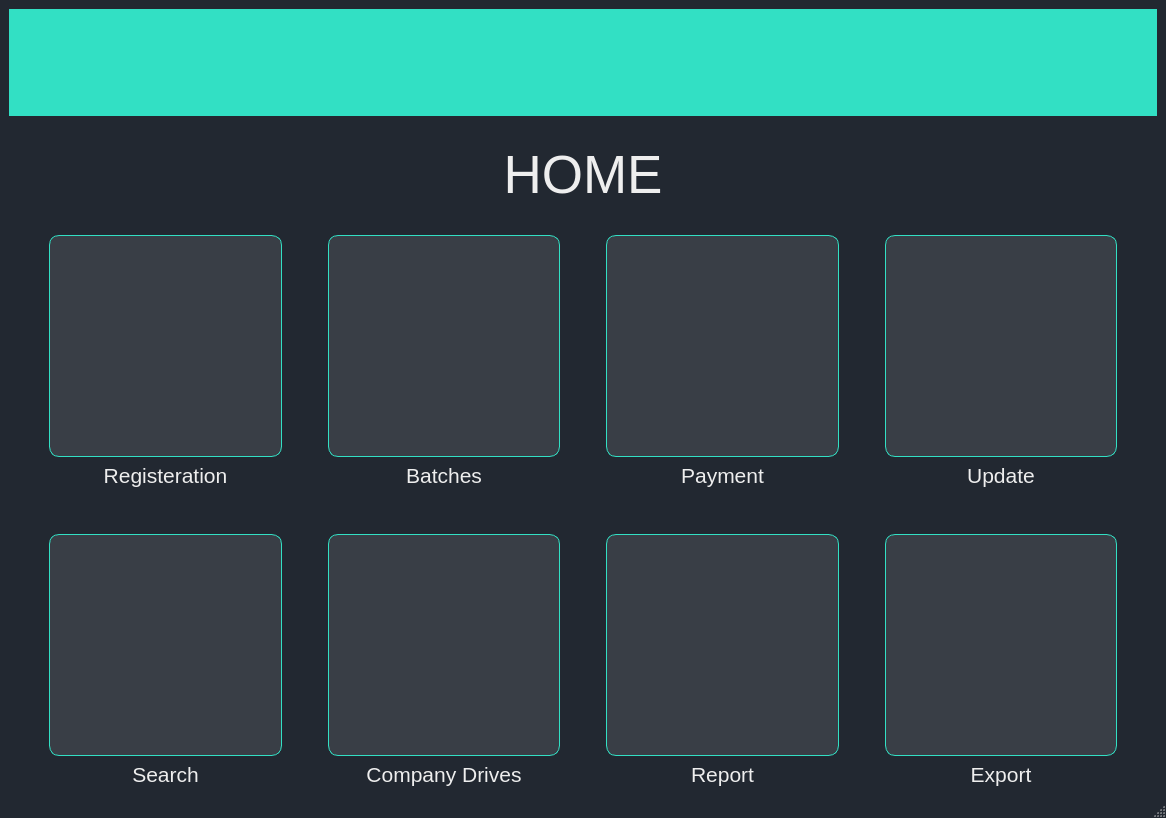
<?xml version="1.0" encoding="UTF-8"?>
<ui version="4.0">
 <class>MainWindow</class>
 <widget class="QMainWindow" name="MainWindow">
  <property name="geometry">
   <rect>
    <x>0</x>
    <y>0</y>
    <width>1166</width>
    <height>818</height>
   </rect>
  </property>
  <property name="windowTitle">
   <string>MainWindow</string>
  </property>
  <property name="autoFillBackground">
   <bool>false</bool>
  </property>
  <property name="styleSheet">
   <string notr="true">QMainWindow
{
background-color: #222831;
}
QPushButton{
color:#ffffff;
width: 220px;
height: 220px;
border-radius: 10px;
background-color: #393e46;
border: 1px solid #32e0c4;
}

QPushButton:Hover{
background-color:#32e0c4;
}</string>
  </property>
  <widget class="QWidget" name="centralwidget">
   <layout class="QGridLayout" name="gridLayout">
    <item row="0" column="0">
     <layout class="QVBoxLayout" name="verticalLayout_10">
      <item>
       <widget class="QLabel" name="label">
        <property name="enabled">
         <bool>true</bool>
        </property>
        <property name="styleSheet">
         <string notr="true">background-color: #32e0c4;
image: url(:/img/BITS png.png);
width: 1047px;
height: 188px;</string>
        </property>
        <property name="text">
         <string/>
        </property>
       </widget>
      </item>
      <item>
       <widget class="QLabel" name="label_10">
        <property name="font">
         <font>
          <family>Segoe UI</family>
          <pointsize>40</pointsize>
         </font>
        </property>
        <property name="mouseTracking">
         <bool>true</bool>
        </property>
        <property name="styleSheet">
         <string notr="true">color: rgb(50, 224, 196);
color: rgb(238, 238, 238);</string>
        </property>
        <property name="text">
         <string>&lt;html&gt;&lt;head/&gt;&lt;body&gt;&lt;p align=&quot;center&quot;&gt;HOME&lt;/p&gt;&lt;/body&gt;&lt;/html&gt;</string>
        </property>
       </widget>
      </item>
     </layout>
    </item>
    <item row="1" column="0">
     <layout class="QVBoxLayout" name="verticalLayout_9">
      <item>
       <layout class="QHBoxLayout" name="horizontalLayout">
        <item>
         <spacer name="horizontalSpacer_7">
          <property name="orientation">
           <enum>Qt::Horizontal</enum>
          </property>
          <property name="sizeType">
           <enum>QSizePolicy::Minimum</enum>
          </property>
          <property name="sizeHint" stdset="0">
           <size>
            <width>40</width>
            <height>20</height>
           </size>
          </property>
         </spacer>
        </item>
        <item>
         <layout class="QVBoxLayout" name="verticalLayout">
          <item>
           <widget class="QPushButton" name="registeration">
            <property name="font">
             <font>
              <pointsize>12</pointsize>
             </font>
            </property>
            <property name="cursor">
             <cursorShape>PointingHandCursor</cursorShape>
            </property>
            <property name="toolTip">
             <string>New Registeration</string>
            </property>
            <property name="styleSheet">
             <string notr="true"/>
            </property>
            <property name="text">
             <string/>
            </property>
            <property name="icon">
             <iconset resource="hi.qrc">
              <normaloff>:/img/add.png</normaloff>:/img/add.png</iconset>
            </property>
            <property name="iconSize">
             <size>
              <width>60</width>
              <height>60</height>
             </size>
            </property>
           </widget>
          </item>
          <item>
           <widget class="QLabel" name="label_2">
            <property name="font">
             <font>
              <pointsize>12</pointsize>
             </font>
            </property>
            <property name="styleSheet">
             <string notr="true">color: rgb(238, 238, 238);</string>
            </property>
            <property name="text">
             <string>&lt;html&gt;&lt;head/&gt;&lt;body&gt;&lt;p&gt;&lt;span style=&quot; font-size:16pt;&quot;&gt;Registeration&lt;/span&gt;&lt;/p&gt;&lt;/body&gt;&lt;/html&gt;</string>
            </property>
            <property name="alignment">
             <set>Qt::AlignCenter</set>
            </property>
           </widget>
          </item>
         </layout>
        </item>
        <item>
         <spacer name="horizontalSpacer">
          <property name="orientation">
           <enum>Qt::Horizontal</enum>
          </property>
          <property name="sizeType">
           <enum>QSizePolicy::Minimum</enum>
          </property>
          <property name="sizeHint" stdset="0">
           <size>
            <width>40</width>
            <height>20</height>
           </size>
          </property>
         </spacer>
        </item>
        <item>
         <layout class="QVBoxLayout" name="verticalLayout_2">
          <item>
           <widget class="QPushButton" name="Batches">
            <property name="font">
             <font>
              <pointsize>12</pointsize>
             </font>
            </property>
            <property name="cursor">
             <cursorShape>PointingHandCursor</cursorShape>
            </property>
            <property name="styleSheet">
             <string notr="true"/>
            </property>
            <property name="text">
             <string/>
            </property>
            <property name="icon">
             <iconset resource="hi.qrc">
              <normaloff>:/img/batch.png</normaloff>:/img/batch.png</iconset>
            </property>
            <property name="iconSize">
             <size>
              <width>60</width>
              <height>60</height>
             </size>
            </property>
           </widget>
          </item>
          <item>
           <widget class="QLabel" name="label_3">
            <property name="font">
             <font>
              <pointsize>12</pointsize>
             </font>
            </property>
            <property name="styleSheet">
             <string notr="true">color: rgb(238, 238, 238);</string>
            </property>
            <property name="text">
             <string>&lt;html&gt;&lt;head/&gt;&lt;body&gt;&lt;p&gt;&lt;span style=&quot; font-size:16pt;&quot;&gt;Batches&lt;/span&gt;&lt;/p&gt;&lt;/body&gt;&lt;/html&gt;</string>
            </property>
            <property name="alignment">
             <set>Qt::AlignCenter</set>
            </property>
           </widget>
          </item>
         </layout>
        </item>
        <item>
         <spacer name="horizontalSpacer_2">
          <property name="orientation">
           <enum>Qt::Horizontal</enum>
          </property>
          <property name="sizeType">
           <enum>QSizePolicy::Minimum</enum>
          </property>
          <property name="sizeHint" stdset="0">
           <size>
            <width>40</width>
            <height>20</height>
           </size>
          </property>
         </spacer>
        </item>
        <item>
         <layout class="QVBoxLayout" name="verticalLayout_3">
          <item>
           <widget class="QPushButton" name="Payment">
            <property name="font">
             <font>
              <pointsize>12</pointsize>
             </font>
            </property>
            <property name="cursor">
             <cursorShape>PointingHandCursor</cursorShape>
            </property>
            <property name="styleSheet">
             <string notr="true"/>
            </property>
            <property name="text">
             <string/>
            </property>
            <property name="icon">
             <iconset resource="hi.qrc">
              <normaloff>:/img/payment.png</normaloff>:/img/payment.png</iconset>
            </property>
            <property name="iconSize">
             <size>
              <width>60</width>
              <height>60</height>
             </size>
            </property>
           </widget>
          </item>
          <item>
           <widget class="QLabel" name="label_4">
            <property name="font">
             <font>
              <pointsize>12</pointsize>
             </font>
            </property>
            <property name="styleSheet">
             <string notr="true">color: rgb(238, 238, 238);</string>
            </property>
            <property name="text">
             <string>&lt;html&gt;&lt;head/&gt;&lt;body&gt;&lt;p&gt;&lt;span style=&quot; font-size:16pt;&quot;&gt;Payment&lt;/span&gt;&lt;/p&gt;&lt;/body&gt;&lt;/html&gt;</string>
            </property>
            <property name="alignment">
             <set>Qt::AlignCenter</set>
            </property>
           </widget>
          </item>
         </layout>
        </item>
        <item>
         <spacer name="horizontalSpacer_3">
          <property name="orientation">
           <enum>Qt::Horizontal</enum>
          </property>
          <property name="sizeType">
           <enum>QSizePolicy::Minimum</enum>
          </property>
          <property name="sizeHint" stdset="0">
           <size>
            <width>40</width>
            <height>20</height>
           </size>
          </property>
         </spacer>
        </item>
        <item>
         <layout class="QVBoxLayout" name="verticalLayout_4">
          <item>
           <widget class="QPushButton" name="Update">
            <property name="font">
             <font>
              <pointsize>12</pointsize>
             </font>
            </property>
            <property name="cursor">
             <cursorShape>PointingHandCursor</cursorShape>
            </property>
            <property name="styleSheet">
             <string notr="true"/>
            </property>
            <property name="text">
             <string/>
            </property>
            <property name="icon">
             <iconset resource="hi.qrc">
              <normaloff>:/img/update.png</normaloff>:/img/update.png</iconset>
            </property>
            <property name="iconSize">
             <size>
              <width>60</width>
              <height>60</height>
             </size>
            </property>
           </widget>
          </item>
          <item>
           <widget class="QLabel" name="label_5">
            <property name="font">
             <font>
              <pointsize>12</pointsize>
             </font>
            </property>
            <property name="styleSheet">
             <string notr="true">color: rgb(238, 238, 238);</string>
            </property>
            <property name="text">
             <string>&lt;html&gt;&lt;head/&gt;&lt;body&gt;&lt;p&gt;&lt;span style=&quot; font-size:16pt;&quot;&gt;Update&lt;/span&gt;&lt;/p&gt;&lt;/body&gt;&lt;/html&gt;</string>
            </property>
            <property name="alignment">
             <set>Qt::AlignCenter</set>
            </property>
           </widget>
          </item>
         </layout>
        </item>
        <item>
         <spacer name="horizontalSpacer_8">
          <property name="orientation">
           <enum>Qt::Horizontal</enum>
          </property>
          <property name="sizeType">
           <enum>QSizePolicy::Minimum</enum>
          </property>
          <property name="sizeHint" stdset="0">
           <size>
            <width>40</width>
            <height>20</height>
           </size>
          </property>
         </spacer>
        </item>
       </layout>
      </item>
      <item>
       <spacer name="verticalSpacer">
        <property name="orientation">
         <enum>Qt::Vertical</enum>
        </property>
        <property name="sizeType">
         <enum>QSizePolicy::Minimum</enum>
        </property>
        <property name="sizeHint" stdset="0">
         <size>
          <width>20</width>
          <height>40</height>
         </size>
        </property>
       </spacer>
      </item>
      <item>
       <layout class="QHBoxLayout" name="horizontalLayout_4">
        <item>
         <spacer name="horizontalSpacer_9">
          <property name="orientation">
           <enum>Qt::Horizontal</enum>
          </property>
          <property name="sizeType">
           <enum>QSizePolicy::Minimum</enum>
          </property>
          <property name="sizeHint" stdset="0">
           <size>
            <width>40</width>
            <height>20</height>
           </size>
          </property>
         </spacer>
        </item>
        <item>
         <layout class="QVBoxLayout" name="verticalLayout_5">
          <item>
           <widget class="QPushButton" name="pushButton_8">
            <property name="font">
             <font>
              <pointsize>12</pointsize>
             </font>
            </property>
            <property name="cursor">
             <cursorShape>PointingHandCursor</cursorShape>
            </property>
            <property name="styleSheet">
             <string notr="true"/>
            </property>
            <property name="text">
             <string/>
            </property>
            <property name="icon">
             <iconset resource="hi.qrc">
              <normaloff>:/img/search.png</normaloff>:/img/search.png</iconset>
            </property>
            <property name="iconSize">
             <size>
              <width>60</width>
              <height>60</height>
             </size>
            </property>
           </widget>
          </item>
          <item>
           <widget class="QLabel" name="label_6">
            <property name="font">
             <font>
              <pointsize>12</pointsize>
             </font>
            </property>
            <property name="styleSheet">
             <string notr="true">color: rgb(238, 238, 238);</string>
            </property>
            <property name="text">
             <string>&lt;html&gt;&lt;head/&gt;&lt;body&gt;&lt;p&gt;&lt;span style=&quot; font-size:16pt;&quot;&gt;Search&lt;/span&gt;&lt;/p&gt;&lt;/body&gt;&lt;/html&gt;</string>
            </property>
            <property name="alignment">
             <set>Qt::AlignCenter</set>
            </property>
           </widget>
          </item>
         </layout>
        </item>
        <item>
         <spacer name="horizontalSpacer_4">
          <property name="orientation">
           <enum>Qt::Horizontal</enum>
          </property>
          <property name="sizeType">
           <enum>QSizePolicy::Minimum</enum>
          </property>
          <property name="sizeHint" stdset="0">
           <size>
            <width>40</width>
            <height>20</height>
           </size>
          </property>
         </spacer>
        </item>
        <item>
         <layout class="QVBoxLayout" name="verticalLayout_6">
          <item>
           <widget class="QPushButton" name="companydrives">
            <property name="font">
             <font>
              <pointsize>12</pointsize>
             </font>
            </property>
            <property name="cursor">
             <cursorShape>PointingHandCursor</cursorShape>
            </property>
            <property name="styleSheet">
             <string notr="true"/>
            </property>
            <property name="text">
             <string/>
            </property>
            <property name="icon">
             <iconset resource="hi.qrc">
              <normaloff>:/img/job.png</normaloff>:/img/job.png</iconset>
            </property>
            <property name="iconSize">
             <size>
              <width>60</width>
              <height>60</height>
             </size>
            </property>
           </widget>
          </item>
          <item>
           <widget class="QLabel" name="label_7">
            <property name="font">
             <font>
              <pointsize>12</pointsize>
             </font>
            </property>
            <property name="styleSheet">
             <string notr="true">color: rgb(238, 238, 238);</string>
            </property>
            <property name="text">
             <string>&lt;html&gt;&lt;head/&gt;&lt;body&gt;&lt;p&gt;&lt;span style=&quot; font-size:16pt;&quot;&gt;Company Drives&lt;/span&gt;&lt;/p&gt;&lt;/body&gt;&lt;/html&gt;</string>
            </property>
            <property name="alignment">
             <set>Qt::AlignCenter</set>
            </property>
           </widget>
          </item>
         </layout>
        </item>
        <item>
         <spacer name="horizontalSpacer_5">
          <property name="orientation">
           <enum>Qt::Horizontal</enum>
          </property>
          <property name="sizeType">
           <enum>QSizePolicy::Minimum</enum>
          </property>
          <property name="sizeHint" stdset="0">
           <size>
            <width>40</width>
            <height>20</height>
           </size>
          </property>
         </spacer>
        </item>
        <item>
         <layout class="QVBoxLayout" name="verticalLayout_7">
          <item>
           <widget class="QPushButton" name="pushButton_5">
            <property name="font">
             <font>
              <pointsize>12</pointsize>
             </font>
            </property>
            <property name="cursor">
             <cursorShape>PointingHandCursor</cursorShape>
            </property>
            <property name="styleSheet">
             <string notr="true"/>
            </property>
            <property name="text">
             <string/>
            </property>
            <property name="icon">
             <iconset resource="hi.qrc">
              <normaloff>:/img/report.png</normaloff>:/img/report.png</iconset>
            </property>
            <property name="iconSize">
             <size>
              <width>60</width>
              <height>60</height>
             </size>
            </property>
           </widget>
          </item>
          <item>
           <widget class="QLabel" name="label_8">
            <property name="font">
             <font>
              <pointsize>12</pointsize>
             </font>
            </property>
            <property name="styleSheet">
             <string notr="true">color: rgb(238, 238, 238);</string>
            </property>
            <property name="text">
             <string>&lt;html&gt;&lt;head/&gt;&lt;body&gt;&lt;p&gt;&lt;span style=&quot; font-size:16pt;&quot;&gt;Report&lt;/span&gt;&lt;/p&gt;&lt;/body&gt;&lt;/html&gt;</string>
            </property>
            <property name="alignment">
             <set>Qt::AlignCenter</set>
            </property>
           </widget>
          </item>
         </layout>
        </item>
        <item>
         <spacer name="horizontalSpacer_6">
          <property name="orientation">
           <enum>Qt::Horizontal</enum>
          </property>
          <property name="sizeType">
           <enum>QSizePolicy::Minimum</enum>
          </property>
          <property name="sizeHint" stdset="0">
           <size>
            <width>40</width>
            <height>20</height>
           </size>
          </property>
         </spacer>
        </item>
        <item>
         <layout class="QVBoxLayout" name="verticalLayout_8">
          <item>
           <widget class="QPushButton" name="pushButton_6">
            <property name="font">
             <font>
              <pointsize>12</pointsize>
             </font>
            </property>
            <property name="cursor">
             <cursorShape>PointingHandCursor</cursorShape>
            </property>
            <property name="styleSheet">
             <string notr="true"/>
            </property>
            <property name="text">
             <string/>
            </property>
            <property name="icon">
             <iconset resource="hi.qrc">
              <normaloff>:/img/export.png</normaloff>:/img/export.png</iconset>
            </property>
            <property name="iconSize">
             <size>
              <width>60</width>
              <height>60</height>
             </size>
            </property>
           </widget>
          </item>
          <item>
           <widget class="QLabel" name="label_9">
            <property name="font">
             <font>
              <pointsize>12</pointsize>
             </font>
            </property>
            <property name="styleSheet">
             <string notr="true">color: rgb(238, 238, 238);</string>
            </property>
            <property name="text">
             <string>&lt;html&gt;&lt;head/&gt;&lt;body&gt;&lt;p&gt;&lt;span style=&quot; font-size:16pt;&quot;&gt;Export&lt;/span&gt;&lt;/p&gt;&lt;/body&gt;&lt;/html&gt;</string>
            </property>
            <property name="alignment">
             <set>Qt::AlignCenter</set>
            </property>
           </widget>
          </item>
         </layout>
        </item>
        <item>
         <spacer name="horizontalSpacer_10">
          <property name="orientation">
           <enum>Qt::Horizontal</enum>
          </property>
          <property name="sizeType">
           <enum>QSizePolicy::Minimum</enum>
          </property>
          <property name="sizeHint" stdset="0">
           <size>
            <width>40</width>
            <height>20</height>
           </size>
          </property>
         </spacer>
        </item>
       </layout>
      </item>
     </layout>
    </item>
   </layout>
  </widget>
  <widget class="QStatusBar" name="statusBar"/>
 </widget>
 <resources>
  <include location="hi.qrc"/>
 </resources>
 <connections/>
</ui>
